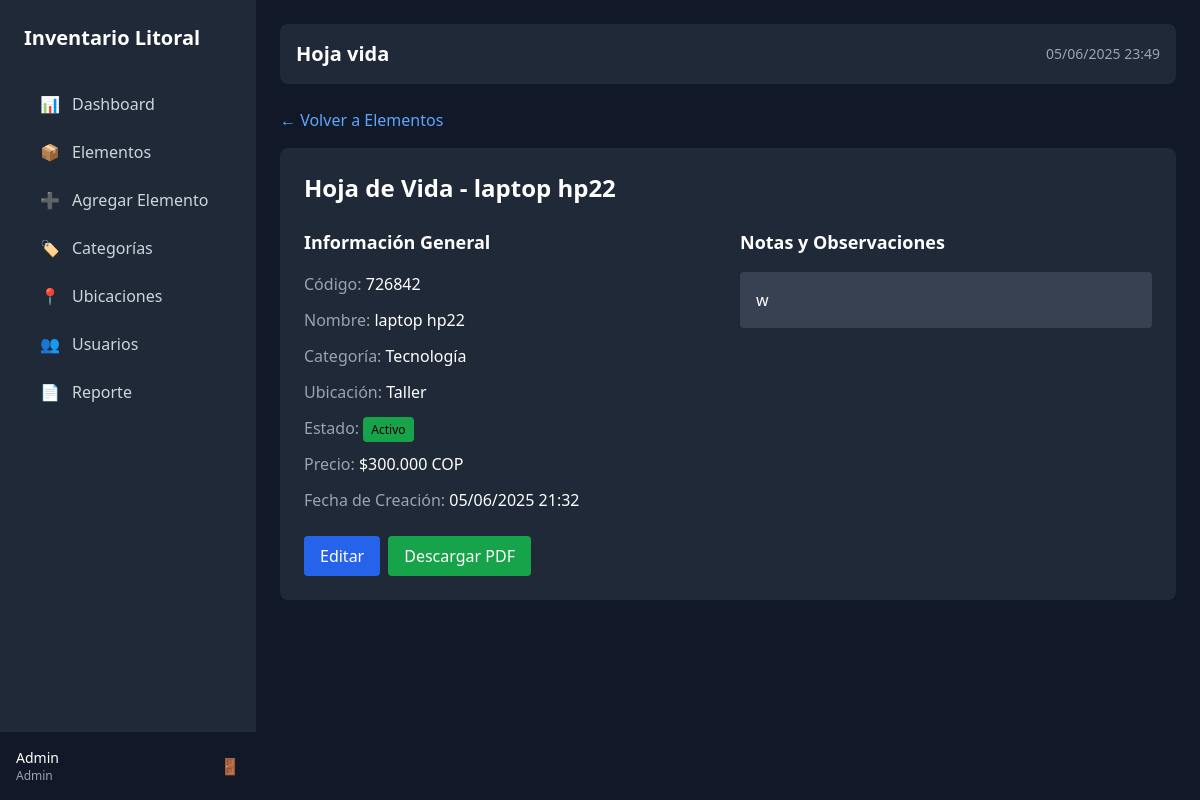
Page /public/hoja_vida.php?id=14 (signed in) on the committed database.
### tables this page shows
CREATE TABLE `elementos` (
  `id` int(11) NOT NULL,
  `codigo` varchar(20) NOT NULL,
  `nombre` varchar(100) NOT NULL,
  `estado` enum('activo','mantenimiento','baja') NOT NULL DEFAULT 'activo',
  `precio` decimal(12,2) NOT NULL,
  `notas` text DEFAULT NULL,
  `creado_en` timestamp NOT NULL DEFAULT current_timestamp(),
  `categoria_id` int(11) DEFAULT NULL,
  `ubicacion_id` int(11) DEFAULT NULL
);

CREATE TABLE `categorias` (
  `id` int(11) NOT NULL,
  `nombre` varchar(100) NOT NULL
);

CREATE TABLE `ubicaciones` (
  `id` int(11) NOT NULL,
  `nombre` varchar(100) NOT NULL
);

### public/hoja_vida.php (the view, shortened to what this page needs)
<?php
require_once '../config/database.php';
$id = $_GET['id'] ?? null;
$stmt = $pdo->prepare("
    SELECT e.*, c.nombre AS categoria, u.nombre AS ubicacion
    FROM elementos e
    LEFT JOIN categorias c ON e.categoria_id = c.id
    LEFT JOIN ubicaciones u ON e.ubicacion_id = u.id
    WHERE e.id = ?
");
$stmt->execute([$id]);
$elemento = $stmt->fetch();
include '../includes/header.php';
?>
<div class="mb-4">
    <a href="elementos.php" class="text-blue-400 hover:underline">← Volver a Elementos</a>
</div>
<div class="bg-gray-800 rounded-lg p-6">
    <h2 class="text-2xl font-bold text-white mb-6">Hoja de Vida - <?= htmlspecialchars($elemento['nombre']) ?></h2>
    <div class="grid grid-cols-1 md:grid-cols-2 gap-6 mb-6">
        <div>
            <h3 class="text-lg font-semibold text-white mb-4">Información General</h3>
            <div class="space-y-3">
                <div><span class="text-gray-400">Código:</span> <span class="text-white"><?= htmlspecialchars($elemento['codigo']) ?></span></div>
                <div><span class="text-gray-400">Nombre:</span> <span class="text-white"><?= htmlspecialchars($elemento['nombre']) ?></span></div>
                <div><span class="text-gray-400">Categoría:</span> <span class="text-white"><?= htmlspecialchars($elemento['categoria']) ?></span></div>
                <div><span class="text-gray-400">Ubicación:</span> <span class="text-white"><?= htmlspecialchars($elemento['ubicacion']) ?></span></div>
                <div><span class="text-gray-400">Estado:</span>
                    <span class="px-2 py-1 text-xs rounded
                        <?= $elemento['estado']=='activo' ? 'bg-green-600' : ($elemento['estado']=='mantenimiento' ? 'bg-yellow-600' : 'bg-red-600') ?>">
                        <?= ucfirst($elemento['estado']) ?>
                    </span>
                </div>
                <div><span class="text-gray-400">Precio:</span> <span class="text-white">$<?= number_format($elemento['precio'], 0, ',', '.') ?> COP</span></div>
                <div><span class="text-gray-400">Fecha de Creación:</span> <span class="text-white"><?= date('d/m/Y H:i', strtotime($elemento['creado_en'])) ?></span></div>
            </div>
        </div>
        <div>
            <h3 class="text-lg font-semibold text-white mb-4">Notas y Observaciones</h3>
            <div class="bg-gray-700 p-4 rounded">
                <p class="text-white"><?= $elemento['notas'] ? nl2br(htmlspecialchars($elemento['notas'])) : 'Sin notas registradas' ?></p>
            </div>
        </div>
    </div>
    <div class="flex gap-2">
        <a href="elemento_edit.php?id=<?= $elemento['id'] ?>"
           class="bg-blue-600 text-white px-4 py-2 rounded hover:bg-blue-700">Editar</a>
        <a href="reporte.php?id=<?= $elemento['id'] ?>"
           class="bg-green-600 text-white px-4 py-2 rounded hover:bg-green-700">Descargar PDF</a>
    </div>
</div>
<?php include '../includes/footer.php'; ?>

### rows in the picture
elementos: nombre "laptop hp22", codigo "726842", categoria.nombre "Tecnología", ubicacion.nombre "Taller", estado "Activo", precio "300.000", creado_en "05/06/2025 21:32", notas "w"

### other values in the picture
$_SESSION['usuario']['nombre'] "Admin"
$_SESSION['usuario']['rol'] "Admin"
str_replace('_', ' ', $current_page) "Hoja vida"
